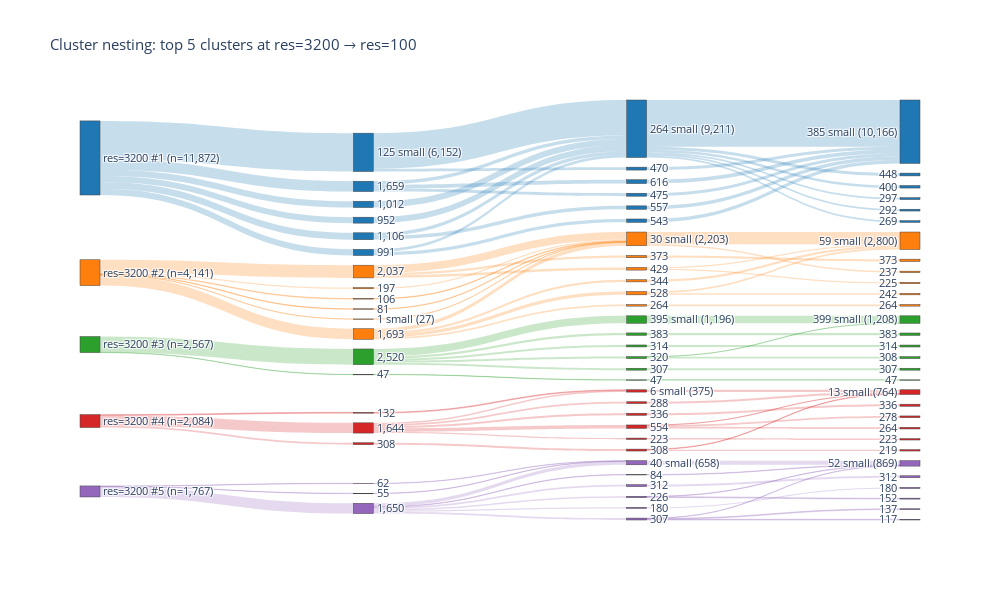

Write notebook code for a chart like this one.
### Code cell
# Sankey diagram: show how top 5 clusters at res=3200 fragment across resolutions
import plotly.graph_objects as go

# Use 4 resolution levels for readability
sankey_resolutions = [3200, 800, 200, 100]
top_sankey = 5

# Build nodes and links
node_labels = []
node_colors = []
palette = ['#1f77b4', '#ff7f0e', '#2ca02c', '#d62728', '#9467bd']

def hex_to_rgba(hex_color, alpha = 0.25):
    r, g, b = int(hex_color[1:3], 16), int(hex_color[3:5], 16), int(hex_color[5:7], 16)
    return f'rgba({r},{g},{b},{alpha})'

# Maps: (parent_rank, res, cluster_idx_or_'rest') -> sankey_node_id
sankey_id = {}
links_source = []
links_target = []
links_value = []
links_color = []

for parent_rank, pidx in enumerate(top_indices[:top_sankey]):
    color = palette[parent_rank]
    light_color = hex_to_rgba(color)  # semi-transparent for links

    for res in sankey_resolutions:
        children = lineages[pidx].get(res, [])
        # Sort by size descending, keep top children + bundle rest
        child_sizes = [(c, info[res].iloc[c]['size']) for c in children]
        child_sizes.sort(key = lambda x: -x[1])

        max_show = 5 if res != 3200 else 1
        shown = child_sizes[:max_show]
        bundled = child_sizes[max_show:]

        for cidx, csize in shown:
            sid = len(node_labels)
            sankey_id[(parent_rank, res, cidx)] = sid
            if res == 3200:
                node_labels.append(f'res={res} #{parent_rank + 1} (n={csize:,})')
            else:
                node_labels.append(f'{csize:,}')
            node_colors.append(color)

        if bundled:
            sid = len(node_labels)
            bundled_size = sum(s for _, s in bundled)
            sankey_id[(parent_rank, res, 'rest')] = sid
            node_labels.append(f'{len(bundled)} small ({bundled_size:,})')
            node_colors.append(color)

    # Create links between adjacent resolution levels
    for i in range(len(sankey_resolutions) - 1):
        res_coarse = sankey_resolutions[i]
        res_fine = sankey_resolutions[i + 1]

        # Get coarse-level nodes for this parent
        coarse_children = lineages[pidx].get(res_coarse, [])
        coarse_sizes = [(c, info[res_coarse].iloc[c]['size']) for c in coarse_children]
        coarse_sizes.sort(key = lambda x: -x[1])

        max_coarse = 5 if res_coarse != 3200 else 1
        coarse_shown = coarse_sizes[:max_coarse]
        coarse_rest = coarse_sizes[max_coarse:]

        fine_children = lineages[pidx].get(res_fine, [])
        fine_sizes_list = [(c, info[res_fine].iloc[c]['size']) for c in fine_children]
        fine_sizes_list.sort(key = lambda x: -x[1])

        max_fine = 5
        fine_shown = fine_sizes_list[:max_fine]
        fine_rest = fine_sizes_list[max_fine:]

        # For each coarse node, find which fine nodes are its children
        for cidx_c, csize_c in coarse_shown:
            cset_c = elements[res_coarse][cidx_c]
            src = sankey_id[(parent_rank, res_coarse, cidx_c)]

            for cidx_f, csize_f in fine_shown:
                cset_f = elements[res_fine][cidx_f]
                if cset_f.issubset(cset_c):
                    tgt = sankey_id[(parent_rank, res_fine, cidx_f)]
                    links_source.append(src)
                    links_target.append(tgt)
                    links_value.append(csize_f)
                    links_color.append(light_color)

            # Bundle rest
            rest_size = 0
            for cidx_f, csize_f in fine_rest:
                cset_f = elements[res_fine][cidx_f]
                if cset_f.issubset(cset_c):
                    rest_size += csize_f
            if rest_size > 0 and (parent_rank, res_fine, 'rest') in sankey_id:
                tgt = sankey_id[(parent_rank, res_fine, 'rest')]
                links_source.append(src)
                links_target.append(tgt)
                links_value.append(rest_size)
                links_color.append(light_color)

        # Links from coarse rest -> fine nodes
        if coarse_rest and (parent_rank, res_coarse, 'rest') in sankey_id:
            src = sankey_id[(parent_rank, res_coarse, 'rest')]
            rest_coarse_set = set()
            for cidx_c, _ in coarse_rest:
                rest_coarse_set.update(elements[res_coarse][cidx_c])

            for cidx_f, csize_f in fine_shown:
                cset_f = elements[res_fine][cidx_f]
                if cset_f.issubset(rest_coarse_set):
                    tgt = sankey_id[(parent_rank, res_fine, cidx_f)]
                    links_source.append(src)
                    links_target.append(tgt)
                    links_value.append(csize_f)
                    links_color.append(light_color)

            rest_fine_size = 0
            for cidx_f, csize_f in fine_rest:
                cset_f = elements[res_fine][cidx_f]
                if cset_f.issubset(rest_coarse_set):
                    rest_fine_size += csize_f
            if rest_fine_size > 0 and (parent_rank, res_fine, 'rest') in sankey_id:
                tgt = sankey_id[(parent_rank, res_fine, 'rest')]
                links_source.append(src)
                links_target.append(tgt)
                links_value.append(rest_fine_size)
                links_color.append(light_color)

fig = go.Figure(data = [go.Sankey(
    node = dict(
        pad = 15,
        thickness = 20,
        label = node_labels,
        color = node_colors,
    ),
    link = dict(
        source = links_source,
        target = links_target,
        value = links_value,
        color = links_color,
    )
)])

fig.update_layout(
    title_text = f'Cluster nesting: top {top_sankey} clusters at res=3200 \u2192 res=100',
    font_size = 11,
    width = 1000,
    height = 600,
)
fig.show()

### Figure 1 — Plotly figure (JSON) as saved in the notebook; plotly's stock layout.template omitted (floating-point values rounded to 4 significant figures)
{"data": [{"link": {"color": ["rgba(31,119,180,0.25)", "rgba(31,119,180,0.25)", "rgba(31,119,180,0.25)", "rgba(31,119,180,0.25)", "rgba(31,119,180,0.25)", "rgba(31,119,180,0.25)", "rgba(31,119,180,0.25)", "rgba(31,119,180,0.25)", "rgba(31,119,180,0.25)", "rgba(31,119,180,0.25)", "rgba(31,119,180,0.25)", "rgba(31,119,180,0.25)", "rgba(31,119,180,0.25)", "rgba(31,119,180,0.25)", "rgba(31,119,180,0.25)", "rgba(31,119,180,0.25)", "rgba(31,119,180,0.25)", "rgba(31,119,180,0.25)", "rgba(31,119,180,0.25)", "rgba(31,119,180,0.25)", "rgba(31,119,180,0.25)", "rgba(31,119,180,0.25)", "rgba(31,119,180,0.25)", "rgba(31,119,180,0.25)", "rgba(31,119,180,0.25)", "rgba(31,119,180,0.25)", "rgba(31,119,180,0.25)", "rgba(31,119,180,0.25)", "rgba(255,127,14,0.25)", "rgba(255,127,14,0.25)", "rgba(255,127,14,0.25)", "rgba(255,127,14,0.25)", "rgba(255,127,14,0.25)", "rgba(255,127,14,0.25)", "rgba(255,127,14,0.25)", "rgba(255,127,14,0.25)", "rgba(255,127,14,0.25)", "rgba(255,127,14,0.25)", "rgba(255,127,14,0.25)", "rgba(255,127,14,0.25)", "rgba(255,127,14,0.25)", "rgba(255,127,14,0.25)", "rgba(255,127,14,0.25)", "rgba(255,127,14,0.25)", "rgba(255,127,14,0.25)", "rgba(255,127,14,0.25)", "rgba(255,127,14,0.25)", "rgba(255,127,14,0.25)", "rgba(255,127,14,0.25)", "rgba(255,127,14,0.25)", "rgba(255,127,14,0.25)", "rgba(255,127,14,0.25)", "rgba(255,127,14,0.25)", "rgba(255,127,14,0.25)", "rgba(44,160,44,0.25)", "rgba(44,160,44,0.25)", "rgba(44,160,44,0.25)", "rgba(44,160,44,0.25)", "rgba(44,160,44,0.25)", "rgba(44,160,44,0.25)", "rgba(44,160,44,0.25)", "rgba(44,160,44,0.25)", "rgba(44,160,44,0.25)", "rgba(44,160,44,0.25)", "rgba(44,160,44,0.25)", "rgba(44,160,44,0.25)", "rgba(44,160,44,0.25)", "rgba(44,160,44,0.25)", "rgba(44,160,44,0.25)", "rgba(214,39,40,0.25)", "rgba(214,39,40,0.25)", "rgba(214,39,40,0.25)", "rgba(214,39,40,0.25)", "rgba(214,39,40,0.25)", "rgba(214,39,40,0.25)", "rgba(214,39,40,0.25)", "rgba(214,39,40,0.25)", "rgba(214,39,40,0.25)", "rgba(214,39,40,0.25)", "rgba(214,39,40,0.25)", "rgba(214,39,40,0.25)", "rgba(214,39,40,0.25)", "rgba(214,39,40,0.25)", "rgba(214,39,40,0.25)", "rgba(214,39,40,0.25)", "rgba(214,39,40,0.25)", "rgba(214,39,40,0.25)", "rgba(214,39,40,0.25)", "rgba(148,103,189,0.25)", "rgba(148,103,189,0.25)", "rgba(148,103,189,0.25)", "rgba(148,103,189,0.25)", "rgba(148,103,189,0.25)", "rgba(148,103,189,0.25)", "rgba(148,103,189,0.25)", "rgba(148,103,189,0.25)", "rgba(148,103,189,0.25)", "rgba(148,103,189,0.25)", "rgba(148,103,189,0.25)", "rgba(148,103,189,0.25)", "rgba(148,103,189,0.25)", "rgba(148,103,189,0.25)", "rgba(148,103,189,0.25)", "rgba(148,103,189,0.25)", "rgba(148,103,189,0.25)", "rgba(148,103,189,0.25)", "rgba(148,103,189,0.25)", "rgba(148,103,189,0.25)"], "source": [0, 0, 0, 0, 0, 0, 1, 1, 1, 2, 2, 3, 4, 4, 5, 6, 6, 7, 8, 9, 10, 11, 12, 12, 12, 12, 12, 12, 19, 19, 19, 19, 19, 19, 20, 20, 20, 21, 21, 21, 21, 22, 23, 24, 25, 26, 26, 27, 27, 28, 29, 30, 31, 31, 38, 38, 39, 39, 39, 39, 39, 40, 41, 42, 42, 43, 44, 45, 46, 53, 53, 53, 54, 54, 54, 54, 54, 55, 56, 57, 57, 57, 58, 59, 59, 60, 61, 62, 69, 69, 69, 70, 70, 70, 70, 70, 70, 71, 72, 73, 74, 74, 74, 75, 75, 76, 77, 78], "target": [1, 2, 3, 4, 5, 6, 7, 10, 12, 8, 12, 12, 9, 12, 12, 11, 12, 18, 18, 18, 18, 18, 13, 14, 15, 16, 17, 18, 20, 21, 22, 23, 24, 25, 27, 28, 31, 26, 29, 30, 31, 31, 31, 31, 31, 34, 37, 36, 37, 32, 37, 33, 35, 37, 39, 40, 41, 42, 43, 44, 46, 45, 47, 49, 52, 48, 50, 51, 52, 54, 55, 56, 57, 58, 60, 61, 62, 59, 62, 64, 65, 68, 63, 67, 68, 68, 66, 68, 70, 71, 72, 73, 74, 75, 76, 77, 78, 78, 78, 79, 82, 83, 84, 81, 84, 80, 84, 84], "value": [1659, 1106, 1012, 991, 952, 6152, 616, 475, 568, 557, 549, 1012, 543, 448, 952, 470, 5682, 616, 557, 543, 475, 470, 448, 400, 297, 292, 269, 7505, 2037, 1693, 197, 106, 81, 27, 429, 373, 1235, 528, 344, 264, 557, 197, 106, 81, 27, 242, 286, 225, 204, 373, 344, 264, 237, 1966, 2520, 47, 383, 320, 314, 307, 1196, 47, 383, 308, 12, 314, 307, 47, 1196, 1644, 308, 132, 554, 336, 288, 223, 243, 308, 132, 278, 264, 12, 336, 219, 89, 288, 223, 375, 1650, 62, 55, 312, 307, 226, 180, 84, 541, 62, 55, 312, 137, 117, 53, 152, 74, 180, 84, 658]}, "node": {"color": ["#1f77b4", "#1f77b4", "#1f77b4", "#1f77b4", "#1f77b4", "#1f77b4", "#1f77b4", "#1f77b4", "#1f77b4", "#1f77b4", "#1f77b4", "#1f77b4", "#1f77b4", "#1f77b4", "#1f77b4", "#1f77b4", "#1f77b4", "#1f77b4", "#1f77b4", "#ff7f0e", "#ff7f0e", "#ff7f0e", "#ff7f0e", "#ff7f0e", "#ff7f0e", "#ff7f0e", "#ff7f0e", "#ff7f0e", "#ff7f0e", "#ff7f0e", "#ff7f0e", "#ff7f0e", "#ff7f0e", "#ff7f0e", "#ff7f0e", "#ff7f0e", "#ff7f0e", "#ff7f0e", "#2ca02c", "#2ca02c", "#2ca02c", "#2ca02c", "#2ca02c", "#2ca02c", "#2ca02c", "#2ca02c", "#2ca02c", "#2ca02c", "#2ca02c", "#2ca02c", "#2ca02c", "#2ca02c", "#2ca02c", "#d62728", "#d62728", "#d62728", "#d62728", "#d62728", "#d62728", "#d62728", "#d62728", "#d62728", "#d62728", "#d62728", "#d62728", "#d62728", "#d62728", "#d62728", "#d62728", "#9467bd", "#9467bd", "#9467bd", "#9467bd", "#9467bd", "#9467bd", "#9467bd", "#9467bd", "#9467bd", "#9467bd", "#9467bd", "#9467bd", "#9467bd", "#9467bd", "#9467bd", "#9467bd"], "label": ["res=3200 #1 (n=11,872)", "1,659", "1,106", "1,012", "991", "952", "125 small (6,152)", "616", "557", "543", "475", "470", "264 small (9,211)", "448", "400", "297", "292", "269", "385 small (10,166)", "res=3200 #2 (n=4,141)", "2,037", "1,693", "197", "106", "81", "1 small (27)", "528", "429", "373", "344", "264", "30 small (2,203)", "373", "264", "242", "237", "225", "59 small (2,800)", "res=3200 #3 (n=2,567)", "2,520", "47", "383", "320", "314", "307", "47", "395 small (1,196)", "383", "314", "308", "307", "47", "399 small (1,208)", "res=3200 #4 (n=2,084)", "1,644", "308", "132", "554", "336", "308", "288", "223", "6 small (375)", "336", "278", "264", "223", "219", "13 small (764)", "res=3200 #5 (n=1,767)", "1,650", "62", "55", "312", "307", "226", "180", "84", "40 small (658)", "312", "180", "152", "137", "117", "52 small (869)"], "pad": 15, "thickness": 20}, "type": "sankey"}], "layout": {"font": {"size": 11}, "height": 600, "title": {"text": "Cluster nesting: top 5 clusters at res=3200 → res=100"}, "width": 1000}}
